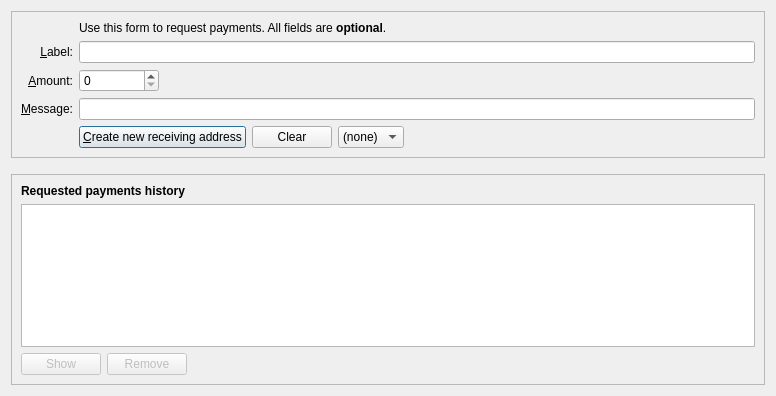
<?xml version="1.0" encoding="UTF-8"?>
<ui version="4.0">
 <class>ReceiveCoinsDialog</class>
 <widget class="QDialog" name="ReceiveCoinsDialog">
  <property name="geometry">
   <rect>
    <x>0</x>
    <y>0</y>
    <width>776</width>
    <height>396</height>
   </rect>
  </property>
  <layout class="QVBoxLayout" name="verticalLayout" stretch="0,0,1">
   <item>
    <widget class="QFrame" name="frame2">
     <property name="sizePolicy">
      <sizepolicy hsizetype="Preferred" vsizetype="Expanding">
       <horstretch>0</horstretch>
       <verstretch>0</verstretch>
      </sizepolicy>
     </property>
     <property name="frameShape">
      <enum>QFrame::StyledPanel</enum>
     </property>
     <property name="frameShadow">
      <enum>QFrame::Sunken</enum>
     </property>
     <layout class="QVBoxLayout" name="verticalLayout_3">
      <item>
       <layout class="QGridLayout" name="gridLayout">
        <item row="5" column="0">
         <widget class="QLabel" name="label">
          <property name="toolTip">
           <string>An optional amount to request. Leave this empty or zero to not request a specific amount.</string>
          </property>
          <property name="text">
           <string>&amp;Amount:</string>
          </property>
          <property name="alignment">
           <set>Qt::AlignRight|Qt::AlignTrailing|Qt::AlignVCenter</set>
          </property>
          <property name="buddy">
           <cstring>reqAmount</cstring>
          </property>
         </widget>
        </item>
        <item row="6" column="0">
         <widget class="QLabel" name="label_3">
          <property name="toolTip">
           <string>An optional message to attach to the payment request, which will be displayed when the request is opened. Note: The message will not be sent with the payment over the Bitcoin network.</string>
          </property>
          <property name="text">
           <string>&amp;Message:</string>
          </property>
          <property name="alignment">
           <set>Qt::AlignRight|Qt::AlignTrailing|Qt::AlignVCenter</set>
          </property>
          <property name="buddy">
           <cstring>reqMessage</cstring>
          </property>
         </widget>
        </item>
        <item row="4" column="2">
         <widget class="QLineEdit" name="reqLabel">
          <property name="toolTip">
           <string>An optional label to associate with the new receiving address (used by you to identify an invoice).  It is also attached to the payment request.</string>
          </property>
         </widget>
        </item>
        <item row="2" column="2">
         <widget class="QLabel" name="label_5">
          <property name="text">
           <string>Use this form to request payments. All fields are &lt;b&gt;optional&lt;/b&gt;.</string>
          </property>
         </widget>
        </item>
        <item row="4" column="0">
         <widget class="QLabel" name="label_2">
          <property name="toolTip">
           <string>An optional label to associate with the new receiving address.</string>
          </property>
          <property name="text">
           <string>&amp;Label:</string>
          </property>
          <property name="alignment">
           <set>Qt::AlignRight|Qt::AlignTrailing|Qt::AlignVCenter</set>
          </property>
          <property name="buddy">
           <cstring>reqLabel</cstring>
          </property>
         </widget>
        </item>
        <item row="6" column="2">
         <widget class="QLineEdit" name="reqMessage">
          <property name="toolTip">
           <string>An optional message that is attached to the payment request and may be displayed to the sender.</string>
          </property>
         </widget>
        </item>
        <item row="7" column="2">
         <layout class="QHBoxLayout" name="horizontalLayout">
          <item>
           <widget class="QPushButton" name="receiveButton">
            <property name="minimumSize">
             <size>
              <width>150</width>
              <height>0</height>
             </size>
            </property>
            <property name="text">
             <string>&amp;Create new receiving address</string>
            </property>
            <property name="icon">
             <iconset resource="../bitcoin.qrc">
              <normaloff>:/icons/receiving_addresses</normaloff>:/icons/receiving_addresses</iconset>
            </property>
            <property name="autoDefault">
             <bool>false</bool>
            </property>
            <property name="default">
             <bool>true</bool>
            </property>
           </widget>
          </item>
          <item>
           <widget class="QPushButton" name="clearButton">
            <property name="sizePolicy">
             <sizepolicy hsizetype="Minimum" vsizetype="Fixed">
              <horstretch>0</horstretch>
              <verstretch>0</verstretch>
             </sizepolicy>
            </property>
            <property name="toolTip">
             <string>Clear all fields of the form.</string>
            </property>
            <property name="text">
             <string>Clear</string>
            </property>
            <property name="icon">
             <iconset resource="../bitcoin.qrc">
              <normaloff>:/icons/remove</normaloff>:/icons/remove</iconset>
            </property>
            <property name="autoDefault">
             <bool>false</bool>
            </property>
           </widget>
          </item>
          <item>
           <widget class="QComboBox" name="addressTypeSelector">
            <property name="sizeAdjustPolicy">
             <enum>QComboBox::AdjustToContents</enum>
            </property>
            <item>
             <property name="text">
              <string>(none)</string>
             </property>
            </item>
           </widget>
          </item>
          <item>
           <spacer name="horizontalSpacer">
            <property name="orientation">
             <enum>Qt::Horizontal</enum>
            </property>
            <property name="sizeHint" stdset="0">
             <size>
              <width>40</width>
              <height>20</height>
             </size>
            </property>
           </spacer>
          </item>
         </layout>
        </item>
        <item row="7" column="0">
         <widget class="QLabel" name="label_7">
          <property name="text">
           <string/>
          </property>
         </widget>
        </item>
        <item row="5" column="2">
         <layout class="QHBoxLayout" name="horizontalLayout_6">
          <item>
           <widget class="BitcoinAmountField" name="reqAmount">
            <property name="sizePolicy">
             <sizepolicy hsizetype="Fixed" vsizetype="Fixed">
              <horstretch>0</horstretch>
              <verstretch>0</verstretch>
             </sizepolicy>
            </property>
            <property name="minimumSize">
             <size>
              <width>80</width>
              <height>0</height>
             </size>
            </property>
            <property name="maximumSize">
             <size>
              <width>1000</width>
              <height>100</height>
             </size>
            </property>
            <property name="toolTip">
             <string>An optional amount to request. Leave this empty or zero to not request a specific amount.</string>
            </property>
           </widget>
          </item>
          <item>
           <spacer name="horizontalSpacer_3">
            <property name="orientation">
             <enum>Qt::Horizontal</enum>
            </property>
            <property name="sizeHint" stdset="0">
             <size>
              <width>0</width>
              <height>0</height>
             </size>
            </property>
           </spacer>
          </item>
         </layout>
        </item>
       </layout>
      </item>
     </layout>
    </widget>
   </item>
   <item>
    <spacer name="verticalSpacer_2">
     <property name="orientation">
      <enum>Qt::Vertical</enum>
     </property>
     <property name="sizeHint" stdset="0">
      <size>
       <width>20</width>
       <height>10</height>
      </size>
     </property>
    </spacer>
   </item>
   <item>
    <widget class="QFrame" name="frame">
     <property name="sizePolicy">
      <sizepolicy hsizetype="Preferred" vsizetype="Expanding">
       <horstretch>0</horstretch>
       <verstretch>0</verstretch>
      </sizepolicy>
     </property>
     <property name="frameShape">
      <enum>QFrame::StyledPanel</enum>
     </property>
     <property name="frameShadow">
      <enum>QFrame::Raised</enum>
     </property>
     <layout class="QVBoxLayout" name="verticalLayout_2">
      <item>
       <widget class="QLabel" name="label_6">
        <property name="font">
         <font>
          <bold>true</bold>
         </font>
        </property>
        <property name="text">
         <string>Requested payments history</string>
        </property>
       </widget>
      </item>
      <item>
       <widget class="QTableView" name="recentRequestsView">
        <property name="contextMenuPolicy">
         <enum>Qt::CustomContextMenu</enum>
        </property>
        <property name="tabKeyNavigation">
         <bool>false</bool>
        </property>
        <property name="sortingEnabled">
         <bool>true</bool>
        </property>
       </widget>
      </item>
      <item>
       <layout class="QHBoxLayout" name="horizontalLayout_2">
        <item>
         <widget class="QPushButton" name="showRequestButton">
          <property name="enabled">
           <bool>false</bool>
          </property>
          <property name="toolTip">
           <string>Show the selected request (does the same as double clicking an entry)</string>
          </property>
          <property name="text">
           <string>Show</string>
          </property>
          <property name="icon">
           <iconset resource="../bitcoin.qrc">
            <normaloff>:/icons/edit</normaloff>:/icons/edit</iconset>
          </property>
          <property name="autoDefault">
           <bool>false</bool>
          </property>
         </widget>
        </item>
        <item>
         <widget class="QPushButton" name="removeRequestButton">
          <property name="enabled">
           <bool>false</bool>
          </property>
          <property name="toolTip">
           <string>Remove the selected entries from the list</string>
          </property>
          <property name="text">
           <string>Remove</string>
          </property>
          <property name="icon">
           <iconset resource="../bitcoin.qrc">
            <normaloff>:/icons/remove</normaloff>:/icons/remove</iconset>
          </property>
          <property name="autoDefault">
           <bool>false</bool>
          </property>
         </widget>
        </item>
        <item>
         <spacer name="horizontalSpacer_2">
          <property name="orientation">
           <enum>Qt::Horizontal</enum>
          </property>
          <property name="sizeHint" stdset="0">
           <size>
            <width>40</width>
            <height>20</height>
           </size>
          </property>
         </spacer>
        </item>
       </layout>
      </item>
     </layout>
    </widget>
   </item>
  </layout>
 </widget>
 <customwidgets>
  <customwidget>
   <class>BitcoinAmountField</class>
   <extends>QSpinBox</extends>
   <header>qt/bitcoinamountfield.h</header>
   <container>1</container>
  </customwidget>
 </customwidgets>
 <tabstops>
  <tabstop>reqLabel</tabstop>
  <tabstop>reqAmount</tabstop>
  <tabstop>reqMessage</tabstop>
  <tabstop>receiveButton</tabstop>
  <tabstop>clearButton</tabstop>
  <tabstop>addressTypeSelector</tabstop>
  <tabstop>recentRequestsView</tabstop>
  <tabstop>showRequestButton</tabstop>
  <tabstop>removeRequestButton</tabstop>
 </tabstops>
 <resources>
  <include location="../bitcoin.qrc"/>
 </resources>
 <connections/>
</ui>
